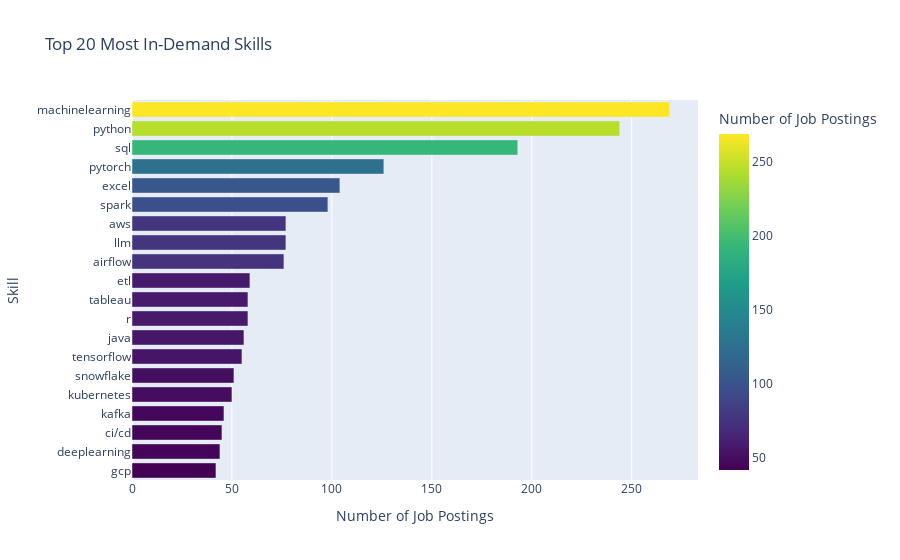

The notebook cell saved with this chart:
### Code cell
# 7. Interactive plot
create_interactive_skill_plot(skill_freq, top_n=20)

### Figure 1 — Plotly figure (JSON) as saved in the notebook; plotly's stock layout.template omitted (floating-point values rounded to 4 significant figures)
{"data": [{"hovertemplate": "Number of Job Postings=%{marker.color}<br>Skill=%{y}<extra></extra>", "legendgroup": "", "marker": {"color": [269, 244, 193, 126, 104, 98, 77, 77, 76, 59, 58, 58, 56, 55, 51, 50, 46, 45, 44, 42], "coloraxis": "coloraxis", "pattern": {"shape": ""}}, "name": "", "orientation": "h", "showlegend": false, "textposition": "auto", "type": "bar", "x": [269, 244, 193, 126, 104, 98, 77, 77, 76, 59, 58, 58, 56, 55, 51, 50, 46, 45, 44, 42], "xaxis": "x", "y": ["machinelearning", "python", "sql", "pytorch", "excel", "spark", "llm", "aws", "airflow", "etl", "r", "tableau", "java", "tensorflow", "snowflake", "kubernetes", "kafka", "ci/cd", "deeplearning", "gcp"], "yaxis": "y"}], "layout": {"barmode": "relative", "coloraxis": {"colorbar": {"title": {"text": "Number of Job Postings"}}, "colorscale": [[0, "#440154"], [0.1111, "#482878"], [0.2222, "#3e4989"], [0.3333, "#31688e"], [0.4444, "#26828e"], [0.5556, "#1f9e89"], [0.6667, "#35b779"], [0.7778, "#6ece58"], [0.8889, "#b5de2b"], [1, "#fde725"]]}, "legend": {"tracegroupgap": 0}, "title": {"text": "Top 20 Most In-Demand Skills"}, "xaxis": {"anchor": "y", "domain": [0, 1], "title": {"text": "Number of Job Postings"}}, "yaxis": {"anchor": "x", "categoryorder": "total ascending", "domain": [0, 1], "title": {"text": "Skill"}}}}
